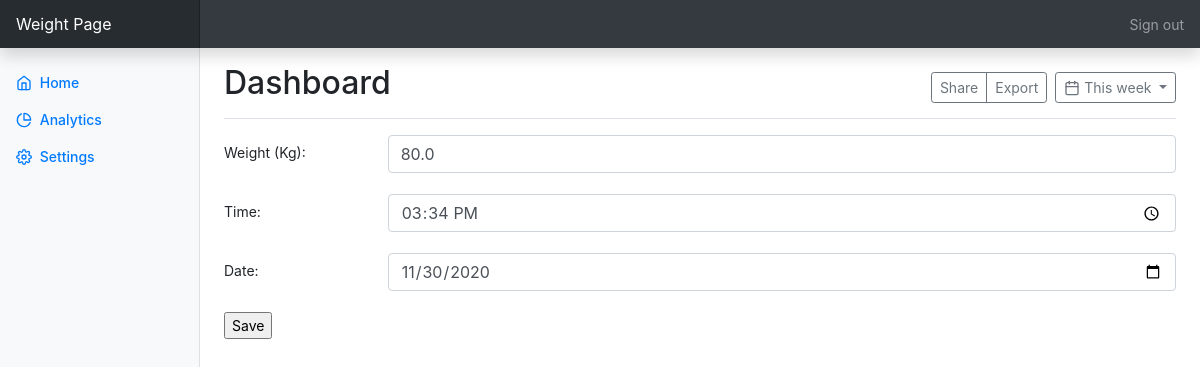
Page /dashboard/analytics/edit/44 on the committed database.
### weightpage/models.py (models this page shows, shortened)
class SideBar(models.Model):
    title = models.CharField(max_length=30)
    icon = models.CharField(max_length=50)
    url = models.CharField(max_length=30, default="")

class Weight(models.Model):
    user = models.ForeignKey(User, on_delete=models.CASCADE)
    weight = models.FloatField(null=False)
    time = models.TimeField()
    date = models.DateField()

### weightpage/views.py (the view)
# urls.py: path('dashboard/analytics/edit/<int:weight_id>', weightpage.views.edit_info, name='edit_info'),
def edit_info(request, weight_id):
    sidebar = SideBar.objects.all()
    try:
        weight = Weight.objects.get(id=weight_id)
        form = WeightForm(instance=weight)
        context = {
            'form': form,
            'sidebar': sidebar,
            'weight': weight
        }
        if request.method == 'POST':
            new_form = WeightForm(request.POST, instance=weight)
            if new_form.is_valid():
                new_form.save()
                return dashboard(request, "analytics", message="Data successfully changed!")
        else:
            return render(request, 'weightpage/edit_info.html', context)
    except Weight.DoesNotExist:
        raise Http404('Data not found.')

### weightpage/forms.py
class WeightForm(forms.ModelForm):
    class Meta:
        model = Weight
        fields = [
            'user',
            'weight',
            'time',
            'date'
        ]
        widgets = {
            'user':forms.HiddenInput(),
            'time': TimeInput(),
            'date': DateInput()
        }
        labels = {
            "weight": "Weight (Kg)"
        }

### weightpage/templates/weightpage/edit_info.html
{% extends 'weightpage/base.html' %}
{% load widget_tweaks %}
{% block content %}
    <form method="POST"> {% csrf_token %}
        {% for field in form %}
            {% if  field.label == "User" %}
                <div class="form-group row" hidden>
                <label for="user" class="col-2 col-form-label">{{ field.label_tag }}</label>
                    <div class="col-10">
                        {% render_field field class="form-control" %}
                    </div>
              </div>
            {% else %}
                <div class="form-group row">
                <label for="user" class="col-2 col-form-label">{{ field.label_tag }}</label>
                    <div class="col-10">
                        {% render_field field class="form-control" %}
                    </div>
              </div>
            {% endif %}
        {% endfor %}
        <input type="submit" value="Save">
    </form>
{% endblock %}

### weightpage/templates/weightpage/base.html (shortened to what this page needs)
{% load static %}
<!doctype html>
<html lang="en">
  <head>
    <link href="{%  static "css/bootstrap.min.css" %}" rel="stylesheet">
      <link href="{% static 'dashboard.css' %}" rel="stylesheet">
  </head>
  <body>
  <nav class="navbar navbar-dark sticky-top bg-dark flex-md-nowrap p-0 shadow">
  <a class="navbar-brand col-md-3 col-lg-2 mr-0 px-3" href="{% url 'dashboard' 'home' %}">Weight Page</a>
  <ul class="navbar-nav px-3">
    <li class="nav-item text-nowrap">
      <a class="nav-link" href="{% url 'loginpage' %}">Sign out</a>
    </li>
  </ul>
  </nav>
<div class="container-fluid">
  <div class="row">
    <nav id="sidebarMenu" class="col-md-3 col-lg-2 d-md-block bg-light sidebar collapse">
      <div class="sidebar-sticky pt-3">
          {% for sidebar_objects in sidebar %}
              <ul class="nav flex-column">
                <li class="nav-item">
                    <a class="nav-link active" href="{% url 'dashboard' sidebar_objects.url %}">
                        <span data-feather="{{ sidebar_objects.icon }}"></span>
                        {{ sidebar_objects.title }} <span class="sr-only">(current)</span>
                    </a>
                </li>
              </ul>
          {%  endfor %}
      </div>
    </nav>
    <main role="main" class="col-md-9 ml-sm-auto col-lg-10 px-md-4">
      <div class="d-flex justify-content-between flex-wrap flex-md-nowrap align-items-center pt-3 pb-2 mb-3 border-bottom">
        <h1 class="h2">Dashboard</h1>
        <div class="btn-toolbar mb-2 mb-md-0">
          <div class="btn-group mr-2">
            <button type="button" class="btn btn-sm btn-outline-secondary">Share</button>
            <button type="button" class="btn btn-sm btn-outline-secondary">Export</button>
          </div>
          <button type="button" class="btn btn-sm btn-outline-secondary dropdown-toggle">
            <span data-feather="calendar"></span>
            This week
          </button>
        </div>
      </div>
{% block content %}
{% endblock %}
  </main>
  </div>
</div>

### weightpage/static/dashboard.css (style rules this page uses)
body { font-size: .875rem; }
.feather { width: 16px; height: 16px; vertical-align: text-bottom; }
.sidebar { position: fixed; top: 0; bottom: 0; left: 0; z-index: 100; padding: 48px 0 0; box-shadow: inset -1px 0 0 rgba(0, 0, 0, .1); }
.sidebar-sticky { position: relative; top: 0; height: calc(100vh - 48px); padding-top: .5rem; overflow-x: hidden; overflow-y: auto; }
.sidebar .nav-link { font-weight: 500; color: #333; }
.sidebar .nav-link .feather { margin-right: 4px; color: #999; }
.sidebar .nav-link.active { color: #007bff; }
.sidebar .nav-link:hover .feather, .sidebar .nav-link.active .feather { color: inherit; }
.navbar-brand { padding-top: .75rem; padding-bottom: .75rem; font-size: 1rem; background-color: rgba(0, 0, 0, .25); box-shadow: inset -1px 0 0 rgba(0, 0, 0, .25); }

### rows in the picture
SideBar: title "Home"
SideBar: title "Analytics"
SideBar: title "Settings"
Weight: weight "80.0" "15:34:00" "11/30/2020"

### other values in the picture
{{ field.label_tag }} "Weight (Kg):" "Time:" "Date:"
